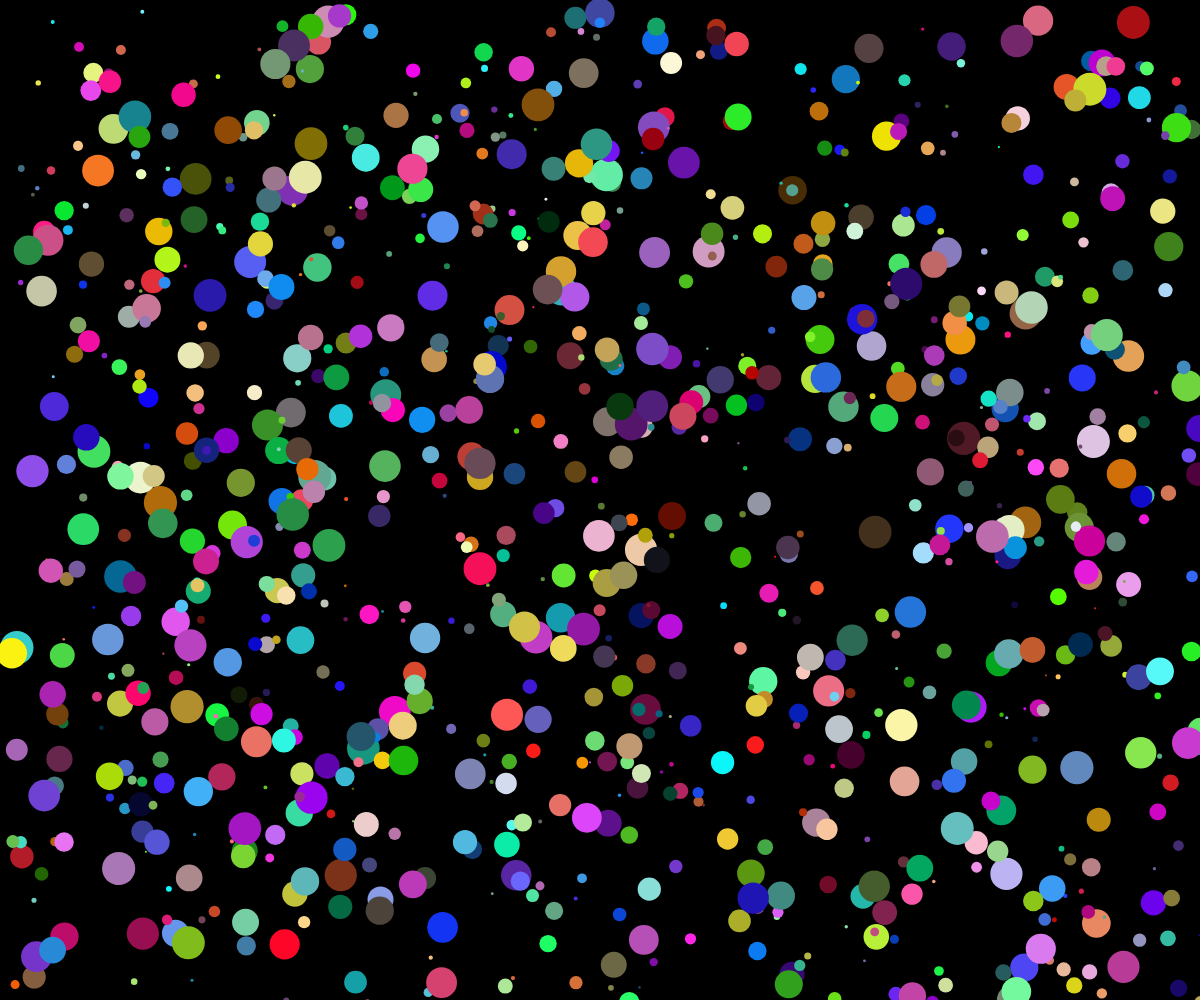
Frame 1 (no input)
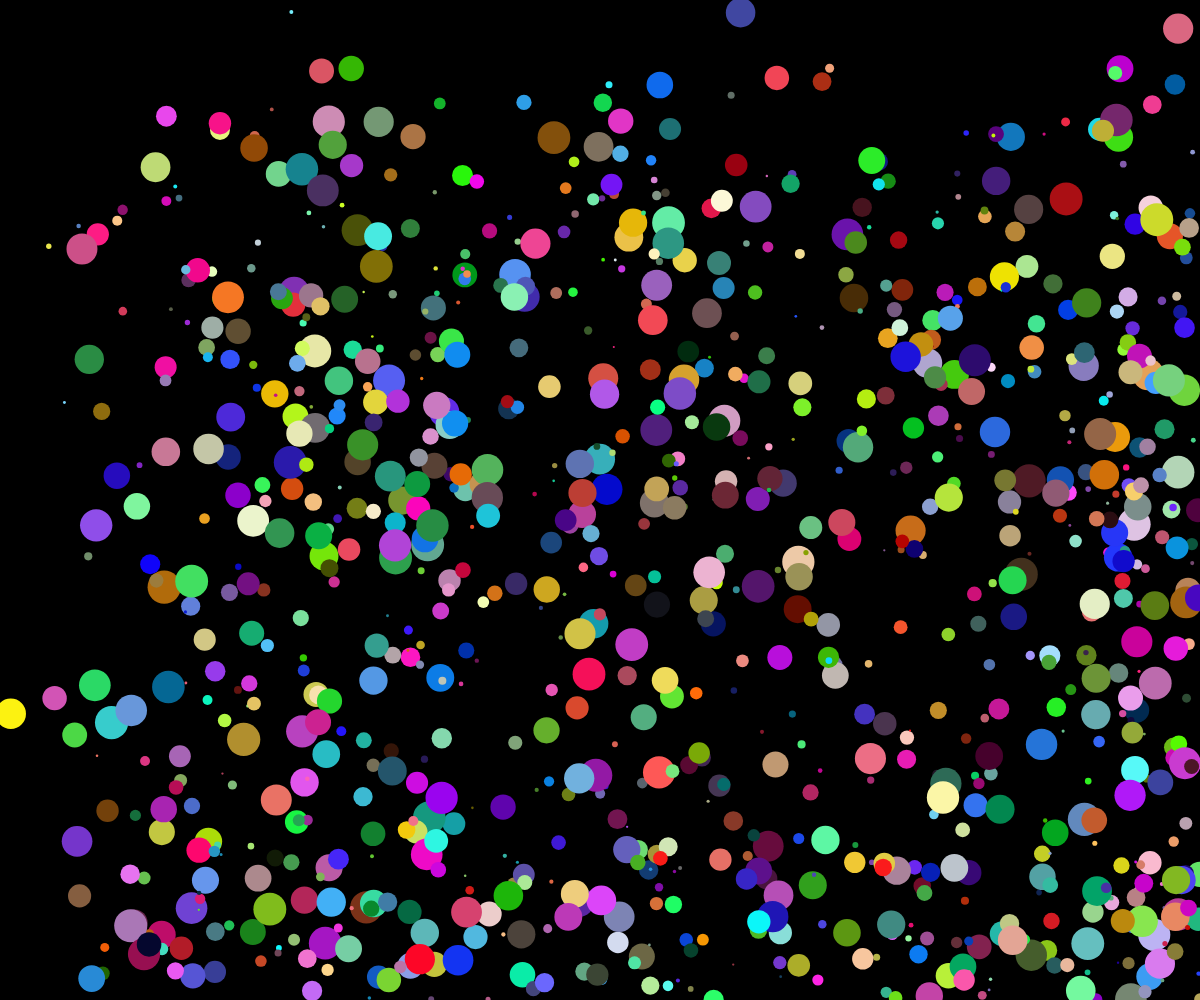
Frame 60 (no input)
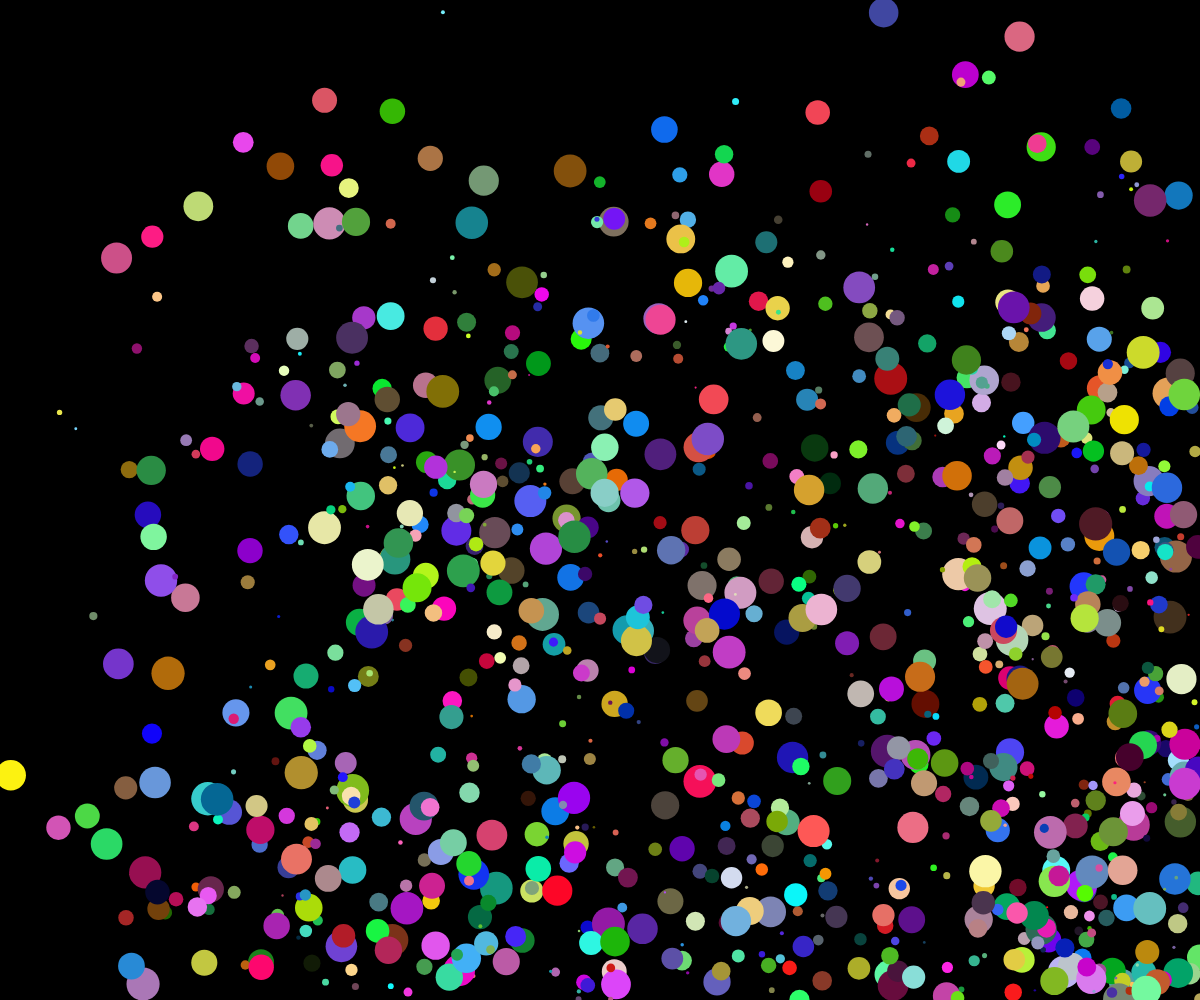
Frame 120 (the mouse pressed at the canvas centre since frame 60)

The p5.js sketch that drew these frames (run headless with seeded random() and noise() and a simulated clock; from frame 60 on, the mouse is pressed at the canvas centre):

// p5.js sketch
// ── sketch.js
let particles = [];
let screen_width = window.outerWidth;
let screen_height = window.innerHeight;

function setup() {
    createCanvas(screen_width, screen_height);
    for (let i = 0; i < 1000; i++) {
        particles.push(new Particle(random(10, screen_width), random(10, screen_height), random(2, screen_height/30)));
    }
}

function draw() {
    background(0);
    for (const particle of particles) {
        particle.update();
        particle.draw();
    }
}

window.onresize = function() {
    screen_width = window.innerWidth;
    screen_height = window.innerHeight;
    canvas.size(screen_width, screen_height);
}

function windowResized() {
    resizeCanvas(screen_width, screen_height);
}
// ── particle.js
class Particle {
    constructor(x, y, size) {
        this.position = createVector(x, y);
        this.velocity = createVector(random(0, 3), random(0, 3));
        this.size = size;
        this.color = color(random(255), random(255), random(255));
    }

    draw() {
        fill(this.color);
        noStroke();
        ellipse(this.position.x,this.position.y,this.size,this.size);
    }

    update() {
        this.position.add(this.velocity);
        if (this.position.y + this.size / 2 > screen_height || this.position.y - this.size / 2 < 0) {
            this.velocity.y *= -1;
        }
        if (this.position.x + this.size / 2 > screen_width || this.position.x - this.size / 2 < 0 ) {
            this.velocity.x *= -1;
        }
    }
}
